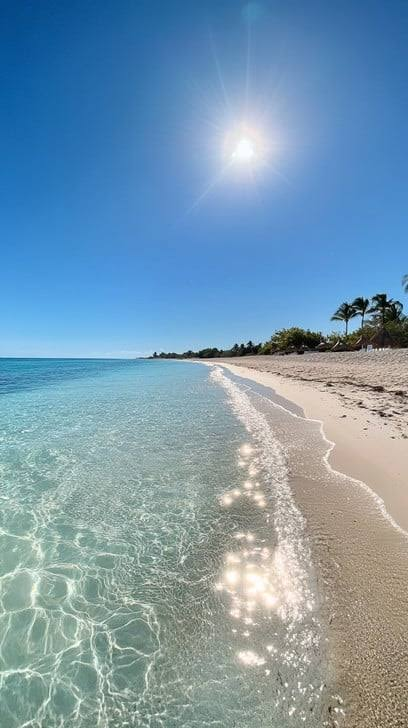
#> input picture test2.jpg, 408 x 728 px, found by its file name
$ jupyter execute --allow-errors Weather_Classification.ipynb
#> lines starting #> are read from the running program, lines starting #| are printed output that depends on the picture
[cell 1]
import os
import cv2
import numpy as np
import matplotlib.pyplot as plt

from sklearn.tree import DecisionTreeClassifier
from sklearn.metrics import accuracy_score, classification_report, confusion_matrix

[cell 2]
import zipfile
import os

zip_path = "/content/dataset.zip"
extract_path = "/content/Dataset"

#> (the rest of this cell did not finish here and is left out)

#> (a cell that did not finish here is left out)

[cell 4]
dataset_path = "/content/Dataset/dataset"

[cell 5]
import os
import cv2
import matplotlib.pyplot as plt

train_path = os.path.join(dataset_path, "train")

#> (the rest of this cell did not finish here and is left out)

[cell 6]
import os
import cv2
import numpy as np

IMG_SIZE = 128

X_train = []
y_train = []

X_test = []
y_test = []

# Dictionary for class labels
#> (the rest of this cell did not finish here and is left out)

#> (a cell that did not finish here is left out)

[cell 8]
# Create Decision Tree model

dt_model = DecisionTreeClassifier(
    criterion='gini',
    random_state=42
)

# Train the model

#> (the rest of this cell did not finish here and is left out)

#> (a cell that did not finish here is left out)

[cell 10]
print("Classification Report:\n")

#> (the rest of this cell did not finish here and is left out)

[cell 11]
import matplotlib.pyplot as plt
from sklearn.metrics import ConfusionMatrixDisplay

#> (the rest of this cell did not finish here and is left out)

[cell 12]
image_path = "/content/test2.jpg"   # Change this

img = cv2.imread(image_path)
#> img is the input picture: shape (728, 408, 3); mean B, G, R 174.3, 152.6, 120.3
#> `img = cv2.resize(img, (128,128))`:
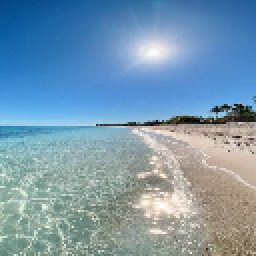
#> img: shape (128, 128, 3) (shown 2 times larger); mean R, G, B 120.2, 152.5, 174.3

# Check if the image was loaded successfully
#> (the rest of this cell did not finish here and is left out)


$ run again, with sunny.jpg copied over test2.jpg
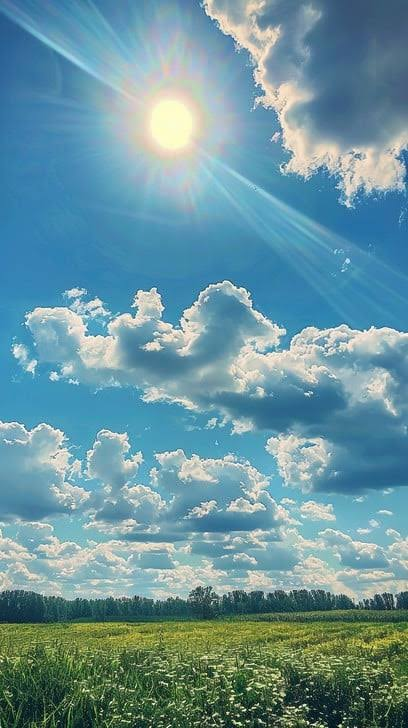
#> input picture sunny.jpg, 408 x 728 px, found by its file name
#> img is the input picture: shape (728, 408, 3); mean B, G, R 157.6, 148, 106.1
#> `img = cv2.resize(img, (128,128))`:
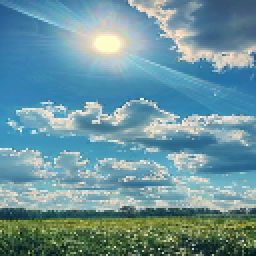
#> img: shape (128, 128, 3) (shown 2 times larger); mean R, G, B 106, 148, 157.6
